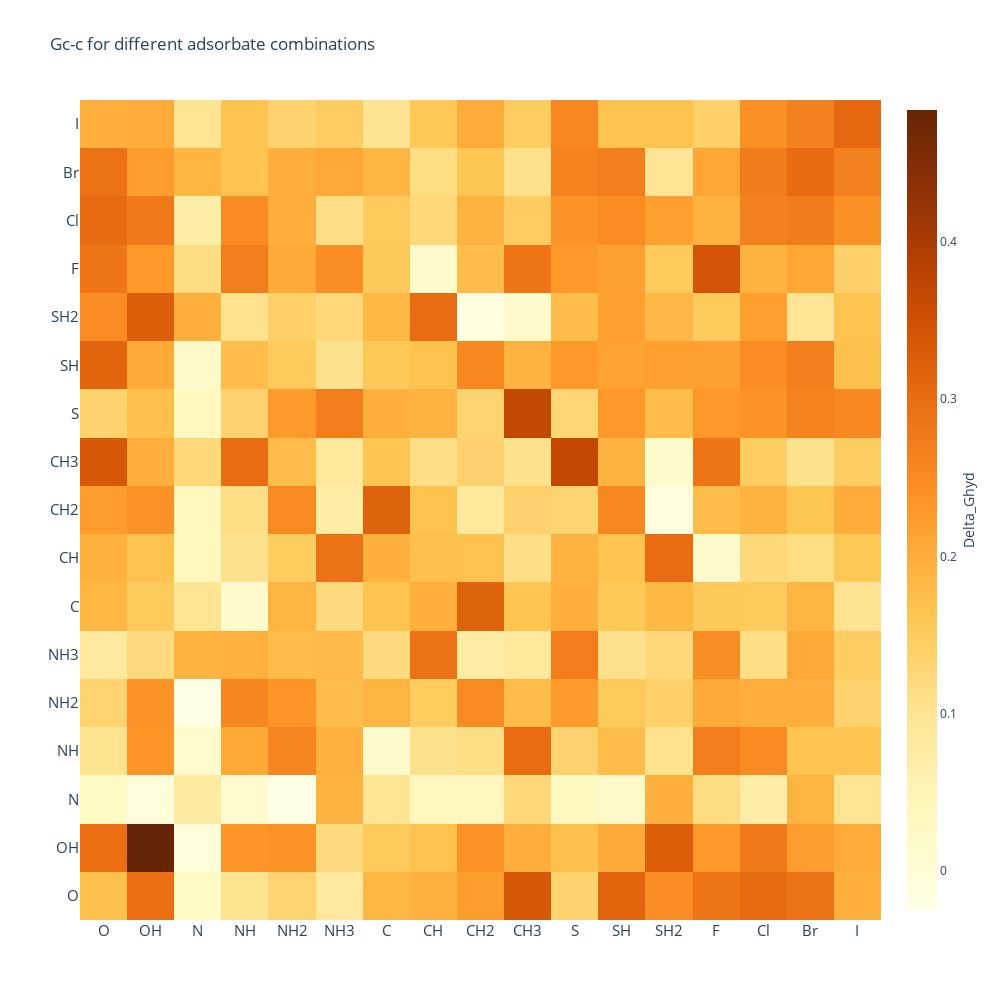

Notebook code cell kept with this figure:
### Code cell
import plotly.offline as py
py.init_notebook_mode(connected=True)
import plotly.graph_objs as go
from matplotlib.colors import ListedColormap




#Plotting
trace = go.Heatmap(z = twoD,
                   x = adsorbates,
                   y = adsorbates,
                   colorscale = 'YlOrBr',
                   colorbar   = dict(title = "Delta_Ghyd",
                                     titleside = "right"
                                    )
                  )

layout = go.Layout(dict(title = "Gc-c for different adsorbate combinations",
                        autosize = False,
                        height  = 1000,
                        width   = 1000,
                        yaxis   = dict(tickfont = dict(size = 15)),
                        xaxis   = dict(tickfont = dict(size = 15))
                       )
                  )

data = [trace]
fig = go.Figure(data=data,layout=layout)
py.iplot(fig)

### Figure 1 — Plotly figure (JSON) as saved in the notebook; plotly's stock layout.template omitted (floating-point values rounded to 4 significant figures; data arrays with more than 128 entries replaced by an {"elided": "..."} marker saying what was removed)
{"data": [{"colorbar": {"title": {"side": "right", "text": "Delta_Ghyd"}}, "colorscale": [[0, "rgb(255,255,229)"], [0.125, "rgb(255,247,188)"], [0.25, "rgb(254,227,145)"], [0.375, "rgb(254,196,79)"], [0.5, "rgb(254,153,41)"], [0.625, "rgb(236,112,20)"], [0.75, "rgb(204,76,2)"], [0.875, "rgb(153,52,4)"], [1, "rgb(102,37,6)"]], "type": "heatmap", "x": ["O", "OH", "N", "NH", "NH2", "NH3", "C", "CH", "CH2", "CH3", "S", "SH", "SH2", "F", "Cl", "Br", "I"], "y": ["O", "OH", "N", "NH", "NH2", "NH3", "C", "CH", "CH2", "CH3", "S", "SH", "SH2", "F", "Cl", "Br", "I"], "z": {"elided": "17x17 float values"}}], "layout": {"autosize": false, "height": 1000, "title": {"text": "Gc-c for different adsorbate combinations"}, "width": 1000, "xaxis": {"tickfont": {"size": 15}}, "yaxis": {"tickfont": {"size": 15}}}}
